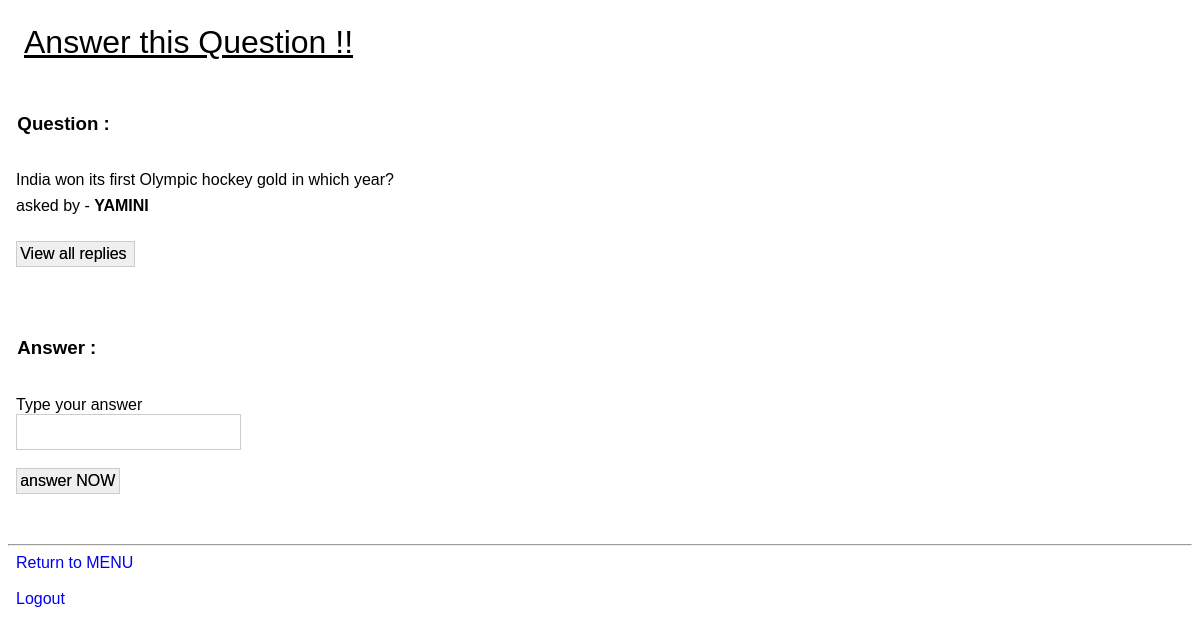
Page /expandques.php?q_id=9 on the committed database.
### tables this page shows
CREATE TABLE `questions` (
  `q_id` int(11) NOT NULL AUTO_INCREMENT,
  `user_id_inherit` int(11) NOT NULL,
  `tags` varchar(45) NOT NULL,
  `question` varchar(1100) NOT NULL,
  `no_of_replies` int(11) DEFAULT NULL,
  PRIMARY KEY (`q_id`),
  UNIQUE KEY `q_id_UNIQUE` (`q_id`)
);

CREATE TABLE `users` (
  `user_id` int(11) NOT NULL AUTO_INCREMENT,
  `name` varchar(45) NOT NULL,
  `email` varchar(100) NOT NULL,
  `password` varchar(32) NOT NULL,
  `interests` varchar(250) DEFAULT NULL,
  PRIMARY KEY (`user_id`),
  UNIQUE KEY `user_id_UNIQUE` (`user_id`)
);

### src/expandques.php (the view, shortened to what this page needs)
<html>
    <head>
        <link  href="Qstyle.css" rel="stylesheet" type="text/css" >
    </head>
    <body>
        <h2 class="field">
            Answer this Question !!
        </h2>
        <h3 class="field">
            Question :
        </h3>
        <?php
require 'Qconnect.php';
$ques_id = $_GET['q_id'];
$sql = "SELECT * FROM quora.questions where q_id=$ques_id";
$result = $conn->query($sql);
$row = mysqli_fetch_assoc($result);
echo " <div  class='field'>" . $row["question"] . "</div>";
echo " <span class='field'> asked by - ";
$sql2 = "SELECT name FROM quora.users where user_id=$row[user_id_inherit]";
$result2 = $conn->query($sql2);
$value = mysqli_fetch_object($result2);
if ($value !== null) {
    echo "<strong>" . $value->name . "</strong>";
}
?>
        <br>
        <br>
        <?php
if (isset($_POST['view_all'])) {
    $sql4 = "SELECT * FROM quora.answers where q_id_inherit=$ques_id";
    $result4 = mysqli_query($conn, $sql4);
    echo "<ul>";
    while ($row4 = mysqli_fetch_assoc($result4)) {
        $user = $row4["u_id_inherit"];
        $sql5 = "SELECT t1.name FROM quora.users t1 , quora.answers t2 where t1.user_id=$user";
        $result5 = $conn->query($sql5);
        $value2 = mysqli_fetch_object($result5);
        if ($value2 !== null) {
            echo "<li><strong>" . $value2->name . "</strong> :</li>";
        }
        echo "<div  class='field' >" . $row4["answer"] . "</div>";
        echo "<br>";
    }
    echo "</ul>";
} else {
    ?>
            <form  class="field" action="" method="post">
                <input type="submit" name="view_all" value="View all replies "></input>
            </form>
            <br>
            <?php
}
?>
        <h3  class="field">
            Answer :
        </h3>
        <form  class="field" action="addanswer.php" method="post"  name="answerform" onsubmit="return validateanswerform()">
            <div>
                <div>Type your answer</div>
                <input  class="field" type="text"  name="answerit" >
            </div>
            <br>
            <input type="submit" name="ans" value="answer NOW" >
        </form>
        <br>
        <hr>
        <a class="field" href="menu.php" style='text-decoration: none'>
            Return to MENU
        </a>
        <br>
        <br>
        <a class="field" href="logout.php" style='text-decoration: none'>
            Logout
        </a>
    </body>
</html>

### src/Qstyle.css (style rules this page uses)
input { border-color: #cccccc; padding: 0.2em; font-size: 1em; text-align: left; border-width: 1px; border-style: groove; text-shadow: 0px 0px 0px rgba(42, 42, 42, .75); }
.field { padding: 0.5em; font-family: arial; }
h2 { font-size: 2em; font-family: arial; font-weight: lighter; text-decoration: underline; }
a { text-decoration: none; }

### rows in the picture
questions: question "India won its first Olympic hockey gold in which year?"
users: name "YAMINI"
